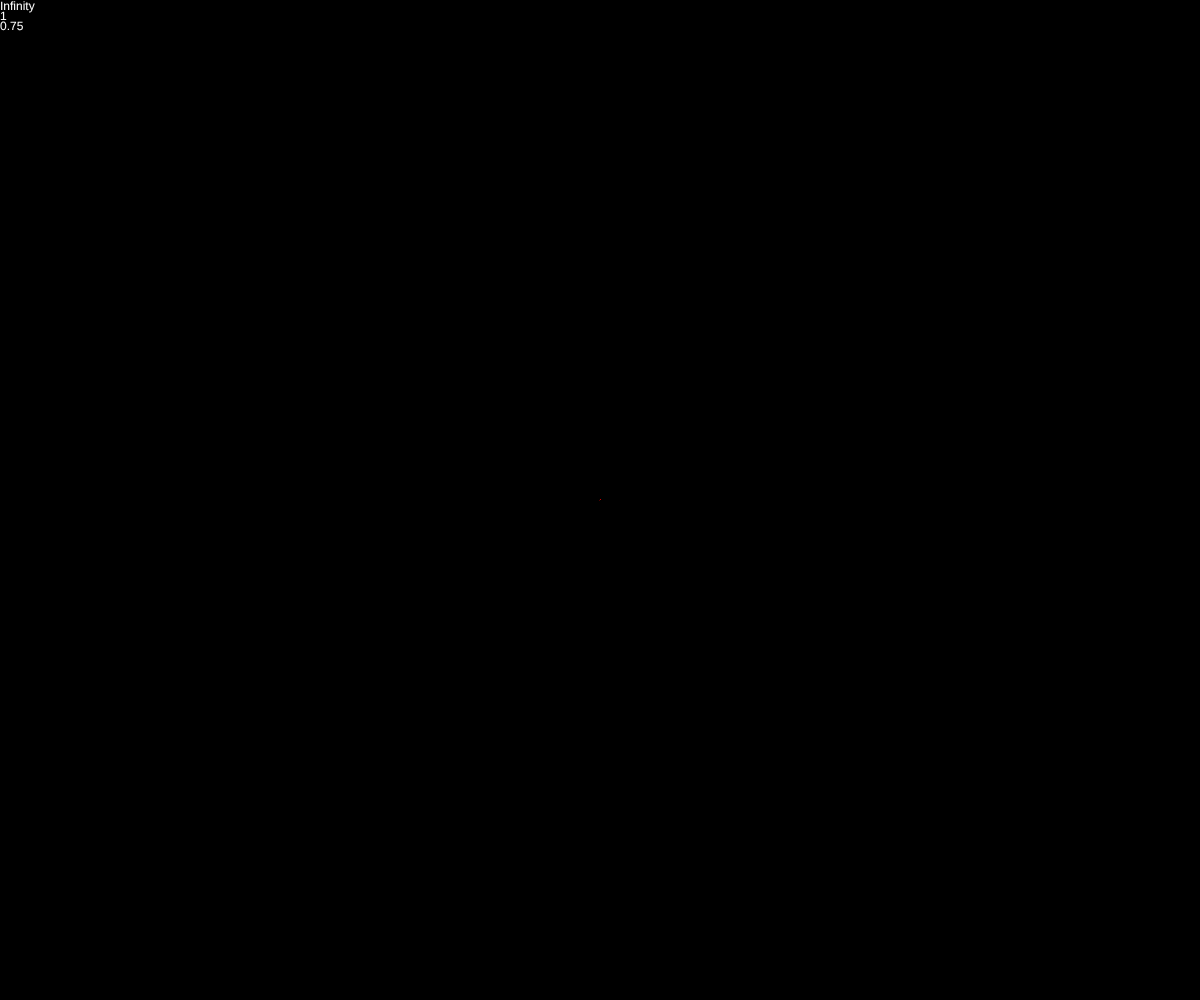
Frame 1 (no input)
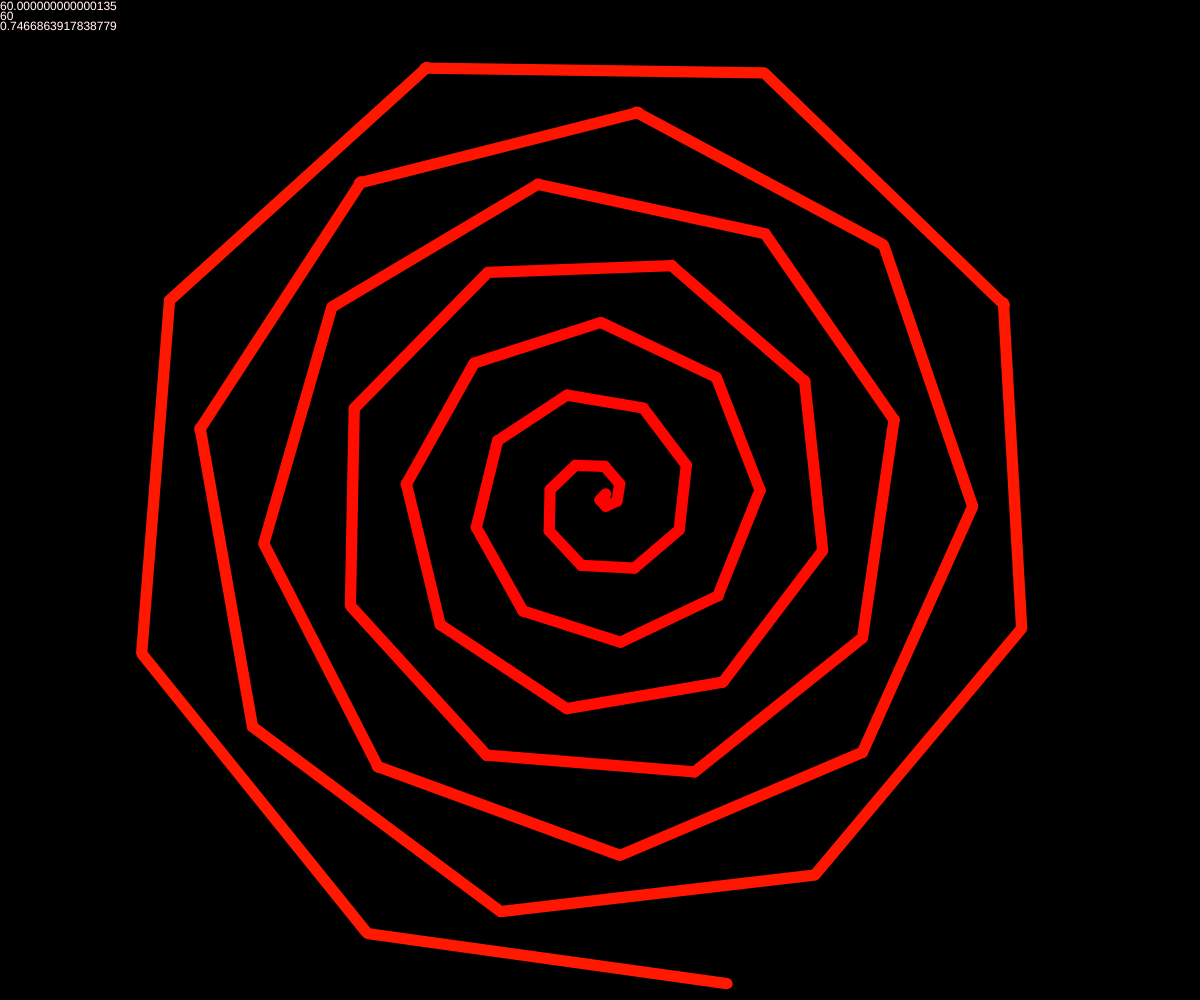
Frame 60 (no input)
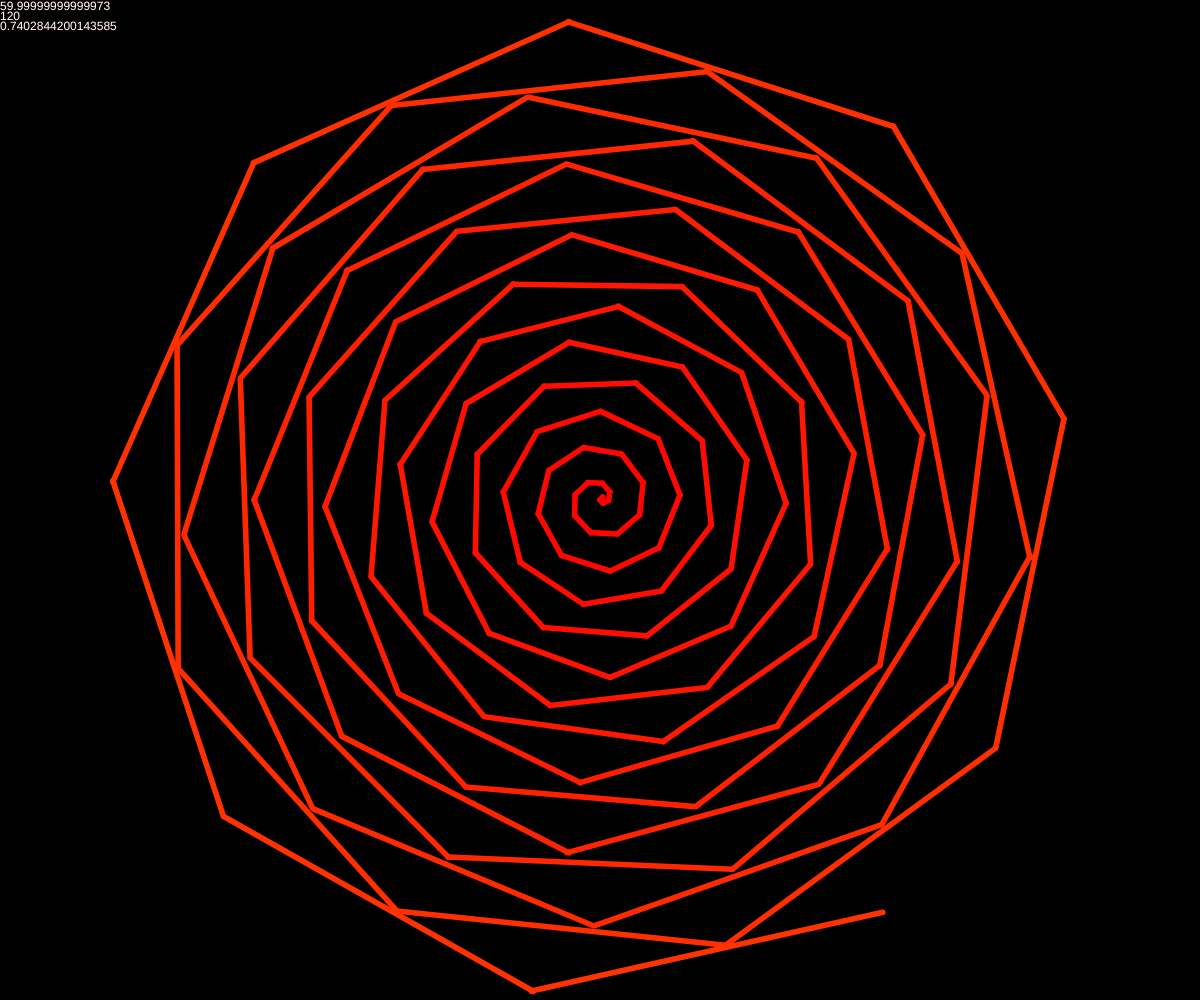
Frame 120 (the mouse pressed at the canvas centre since frame 60)

The p5.js sketch that drew these frames (run headless with seeded random() and noise() and a simulated clock; from frame 60 on, the mouse is pressed at the canvas centre):

// p5.js sketch
// ── sketch.js
var W = 8000;
var H = 8000;
var G = 800;
var R = W / 2;

var lines = [];
var mem_index = 0;
var MAX_MEM = 10000;

function setup(){
  createCanvas(windowWidth, windowHeight);
  colorMode(HSB);
  background(0, 0, 0);
  noFill();
  strokeWeight(1);
  stroke(0, 0, 255);
  frameRate(600);
}

var colour = 0;
var t = 0;
var speed = 0.75;

function draw() {

  background(0);
  fill(0, 0, 255);
  strokeWeight(0.1);
  text(frameRate(), 0, 10); 
  text(frameCount, 0, 20);
  text(speed, 0, 30);
  noFill();
  translate(width/2 , height/ 2);

  scale(500/t);
  //scale(100/t);

  var last_t = t - speed;
  var next_line = {
    x1 : last_t*sin(last_t),
    y1 : last_t*cos(last_t),
    x2 : t * sin(t),
    y2 : t * cos(t),
    colour: colour,
  };

  colour = (colour + 0.1) % 255;

  lines[mem_index] = next_line;
  mem_index = (mem_index + 1) % MAX_MEM;

  for(var i = 0; i < MAX_MEM; i++) {
    var m = (mem_index + i) % MAX_MEM;
    strokeWeight(i/MAX_MEM);
    var l = lines[m];
    if(l != undefined){
      stroke(l.colour, 255, 255);
      line(l.x1, l.y1, l.x2, l.y2);
    }
  }

  t += speed;
  speed = max(0, speed + (random() - 0.5)/100);

}
